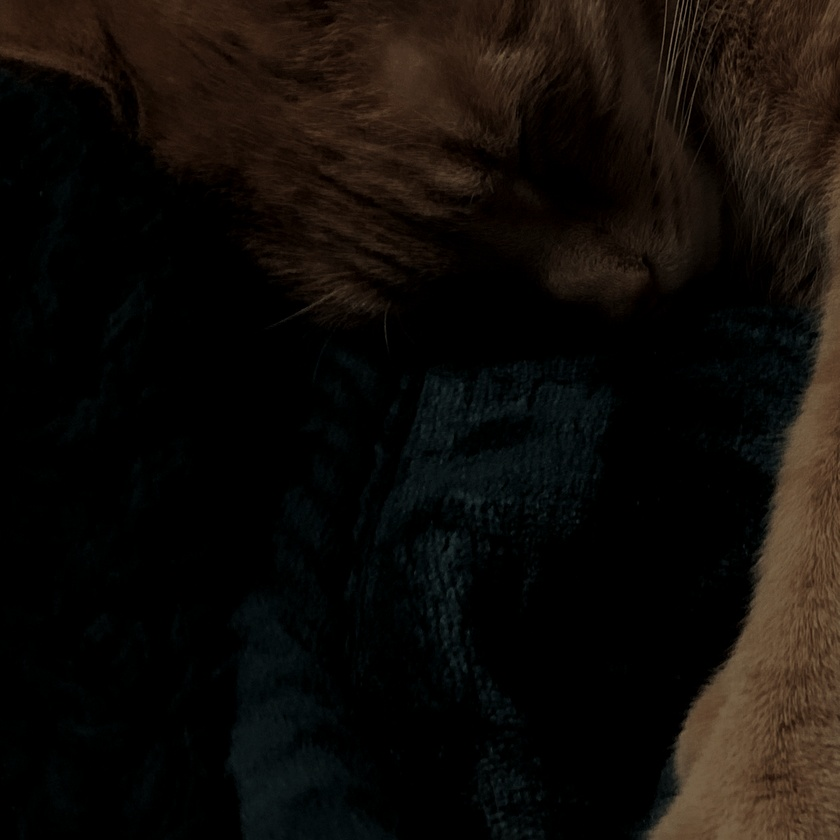
#> input picture flip/dark.jpg, 840 x 840 px, shrunk from 1440 x 1440 before the run; its folder holds 4 pictures in this run; the run also reads 2 pictures not shown here
$ python parser.py
#> lines starting #> are read from the running program, lines starting #| are printed output that depends on the picture
### pixel.py
import cv2
import numpy as np
import webcolors
from matplotlib import pyplot as plt


class Pixel:
    path = None
    avgColor = None
    GreyPool = None
    use = 0

    def __init__(self, path, multiple, avgColor, Grey):
        self.path = path
        self.use = multiple
        if avgColor == None or Grey == None :
            self.__setColor()
        else:
            self.avgColor = avgColor
            self.GreyPool = Grey

    def __repr__(self):
        return self.GreyPool+' '+self.path

    def get_img(self):
        return cv2.imread(self.path)

    def __setColor(self):
        image_bgr = cv2.imread(self.path, cv2.IMREAD_COLOR)
        channels = cv2.mean(image_bgr)
        avgColor = webcolors.rgb_to_hex((int(round(channels[2])), int(round(channels[1])), int(round(channels[0]))))
        self.avgColor = avgColor

        avgGrey = (int(round(channels[2])) + int(round(channels[1])) + int(round(channels[0]))) / 3
        avgColor = webcolors.rgb_to_hex((int(round(avgGrey)),int(round(avgGrey)),int(round(avgGrey))))
        self.GreyPool = putInPool(avgColor)


def putInPool(hex):
    value = hToI(hex)

    if value >= hToI('#000000') and value <= hToI('#444444'):
        return 'd'
    elif value > hToI('#444444') and value <= hToI('#888888'):
        return 'dl'
    elif value > hToI('#888888') and value <= hToI('#cccccc'):
        return 'ld'
    else:
        return 'l'


def hToI(hex):
    return int(hex[1:],16)

### parser.py
import os
import csv
from pixel import Pixel

def main():
    create_csv('flip')
    return 0

def create_csv(path):

#> called with path = 'flip'
    i = 0
    fields = ['n', 'grey', 'avgColor(hex)', 'filePath']
    with open('photos.csv', 'w') as csvfile:
        csvwriter = csv.writer(csvfile)
        csvwriter.writerow(fields)

        for root, dirs, files in os.walk(path):
            for filename in files:
                row = []
                newPixel = Pixel(path+'/'+filename, 5, None, None)
                i+=1
                row.append(i)
                row.append(newPixel.GreyPool)
                row.append(newPixel.avgColor)
                row.append(newPixel.path)
                csvwriter.writerow(row)
#> this loop made 4 passes
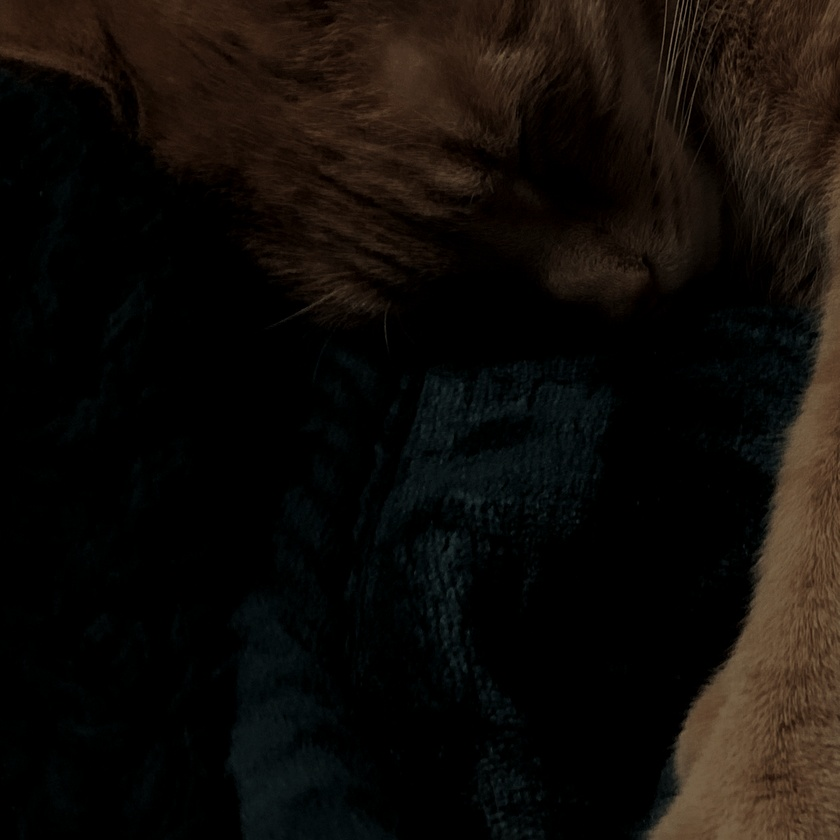
#> input picture flip/dark.jpg, 840 x 840 px, shrunk from 1440 x 1440 before the run
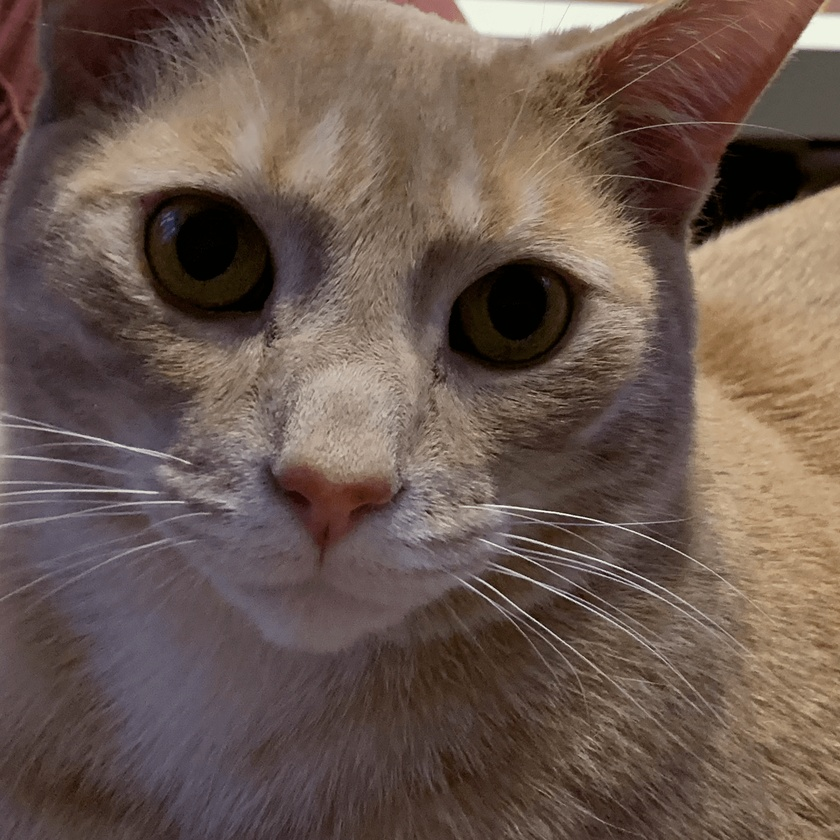
#> input picture flip/Darklight.jpg, 840 x 840 px, shrunk from 1440 x 1440 before the run
#> pass 3, in __setColor (call 3), `image_bgr = cv2.imread(self.path, cv2.IMREAD_COLOR)`:
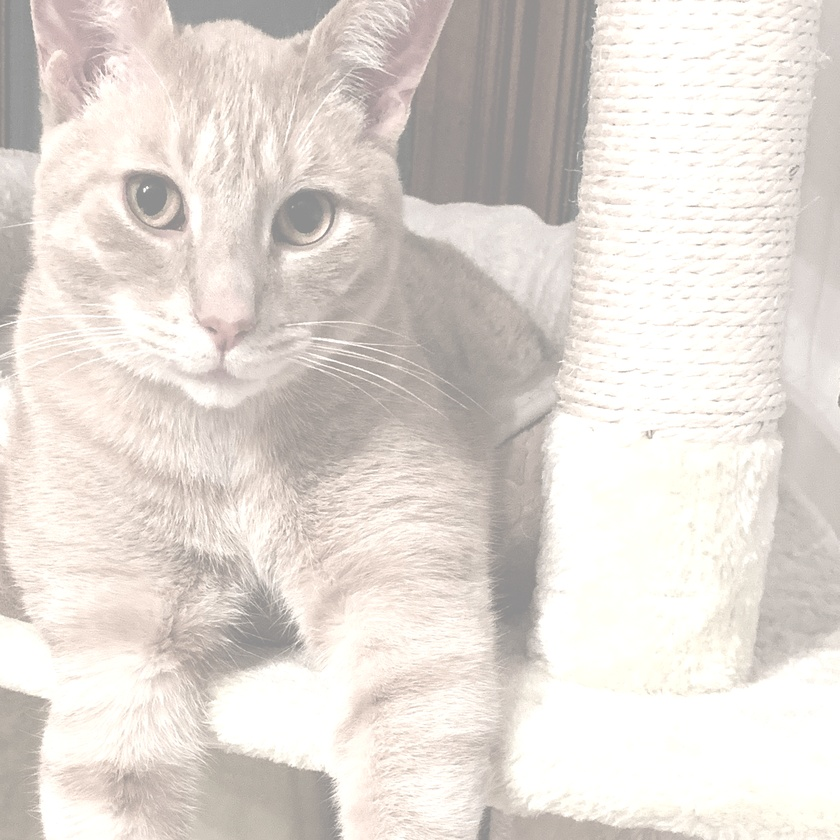
#> image_bgr: shape (840, 840, 3); mean B, G, R 212.1, 218.2, 225.5
#> after the loop, i = 4

class Parser:
    pixelDict = {}
    csv = None

    def __init__(self, csvFile):
        self.csv = csvFile

    def create_pixel_list(self, multiple):
        self.pixelDict['d'] = []
        self.pixelDict['dl'] = []
        self.pixelDict['ld'] = []
        self.pixelDict['l'] = []

        with open(self.csv, 'r') as csvFile:
            reader = csv.DictReader(csvFile)
            for row in reader:
                dictRow = dict(row)
                newPixel = Pixel(dictRow['filePath'], multiple, dictRow['avgColor(hex)'], dictRow['grey'])
                if dictRow['grey'] == 'd':
                    self.pixelDict['d'].append(newPixel)
                elif dictRow['grey'] == 'dl':
                    self.pixelDict['dl'].append(newPixel)
                elif dictRow['grey'] == 'ld':
                    self.pixelDict['ld'].append(newPixel)
                else:
                    self.pixelDict['l'].append(newPixel)

        return self.pixelDict


if __name__ == "__main__":
    main()
